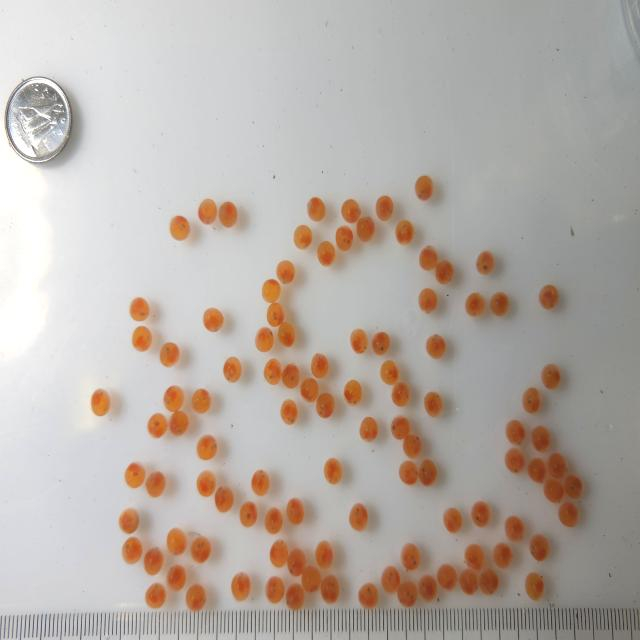
#> input picture trout_egg.jpg, 640 x 640 px
$ python a.py
#> lines starting #> are read from the running program, lines starting #| are printed output that depends on the picture; after the words box and inside, x2 and y2 are one past the last pixel; in counts of white or black regions, pixels touching at a corner belong together
import cv2
import numpy as np

def detect_trout_eggs(image_path):
    # Load the image
#> called with image_path = 'trout_egg.jpg'
    image = cv2.imread(image_path)
#> image is the input picture: shape (640, 640, 3); mean B, G, R 167, 173.6, 182.4
    if image is None:
        print("Error: Unable to load image.")
        return

    # Convert to HSV color space
    hsv = cv2.cvtColor(image, cv2.COLOR_BGR2HSV)
#> hsv: shape (640, 640, 3); mean H, S, V 51.7, 27.1, 183.7

    # Define lower and upper bounds for the color of trout eggs (adjust as needed)
    lower_bound = np.array([0, 97, 0])   # Lower HSV values for orange
    upper_bound = np.array([179, 158, 255])  # Upper HSV values for orange

    # Threshold the image to get only trout egg colors
    mask = cv2.inRange(hsv, lower_bound, upper_bound)
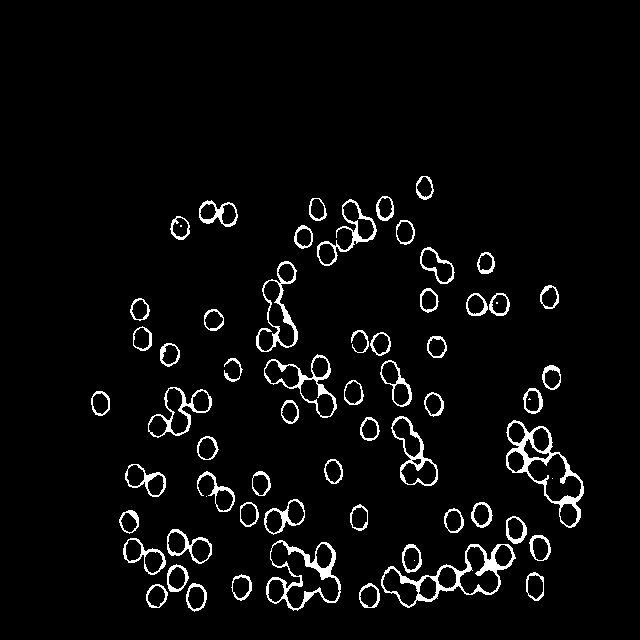
#> mask: shape (640, 640); 4.1% white; 65 white regions (6 under 20 px), largest, box (x1, y1, x2, y2) and area: (381, 544, 516, 608) 1498, (506, 420, 584, 528) 1465, (266, 540, 341, 611) 1193

    # Apply morphological operations to clean the mask
    kernel = np.ones((2, 2), np.uint8)  # Kernel for erosion/dilation
    # mask = cv2.morphologyEx(mask, cv2.MORPH_OPEN, kernel, iterations=1)
    mask = cv2.erode(mask, kernel, iterations=1)
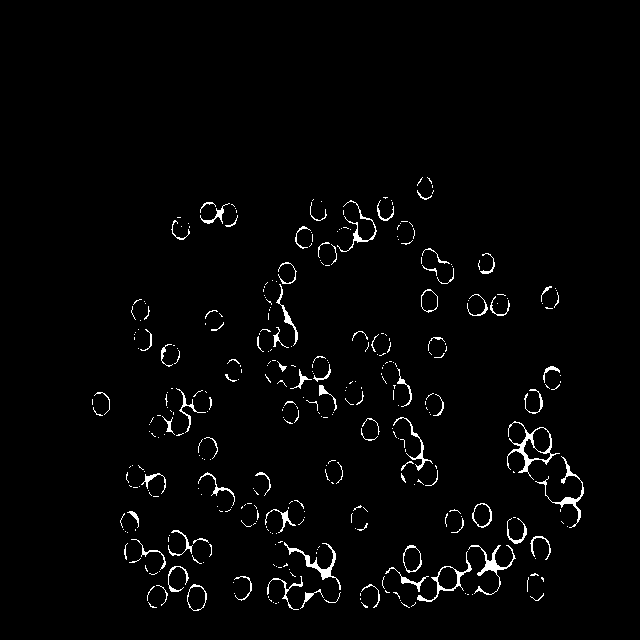
#> mask: shape (640, 640); 2.1% white in thin lines or dots, all inside (x1, y1, x2, y2) = (92, 177, 584, 611)
    mask = cv2.dilate(mask, kernel, iterations=2)
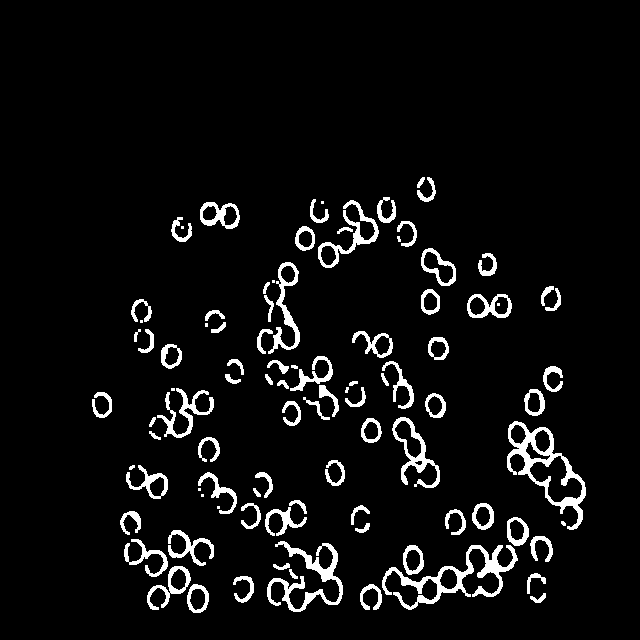
#> mask: shape (640, 640); 5.7% white; 95 white regions (13 under 20 px)

    # Find contours of detected areas
    contours, _ = cv2.findContours(mask, cv2.RETR_EXTERNAL, cv2.CHAIN_APPROX_SIMPLE)
#> contours = 94 contours, 14 with area under 20; largest, box (x1, y1, x2, y2) and area: (507, 421, 586, 530) 3540, (382, 545, 518, 610) 1916, (392, 417, 440, 488) 1209, (267, 541, 343, 612) 1194, (318, 200, 379, 268) 893

    # Draw contours on the original image
    for contour in contours:
        if cv2.contourArea(contour) > 50:  # Filter small noises
            x, y, w, h = cv2.boundingRect(contour)
            cv2.rectangle(image, (x, y), (x + w, y + h), (0, 255, 0), 2)
#> this loop made 94 passes
#> (x, y, w, h) on passes 1, 2, 3, 4, 5, 7, 9, 10, 11, 12, 13, 14: (530, 593, 16, 10), (360, 584, 22, 26), (187, 584, 22, 29), (233, 576, 21, 27), (527, 573, 19, 21), (147, 566, 44, 44), (382, 545, 136, 65), (403, 545, 21, 30), (267, 541, 76, 71), (124, 539, 44, 38), (530, 536, 23, 26), (168, 530, 46, 36)
#> contour on passes 21, 26, 28, 46: [[217, 506], [217, 508], [219, 508], [219, 506]], [[201, 494], [201, 496], [203, 496], [203, 494]], [[198, 488], [198, 490], [200, 490], [200, 488]], [[171, 388], [171, 390], [174, 390], [174, 388]]
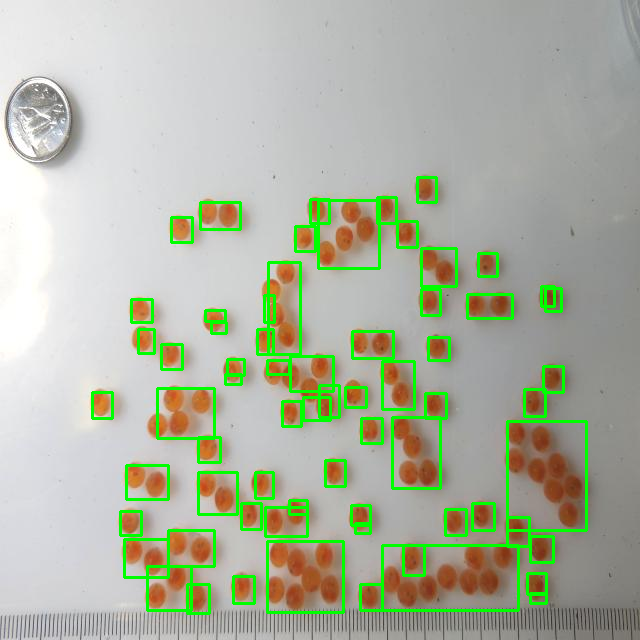
#> image: shape (640, 640, 3); 5.5% of pixels changed, all inside (x1, y1, x2, y2) = (91, 176, 588, 615)

    # Show the results
    cv2.imshow('Detected Trout Eggs', image)
    cv2.imshow('Mask', mask)
    cv2.waitKey(0)
    cv2.destroyAllWindows()

# Example usage
detect_trout_eggs('trout_egg.jpg')
